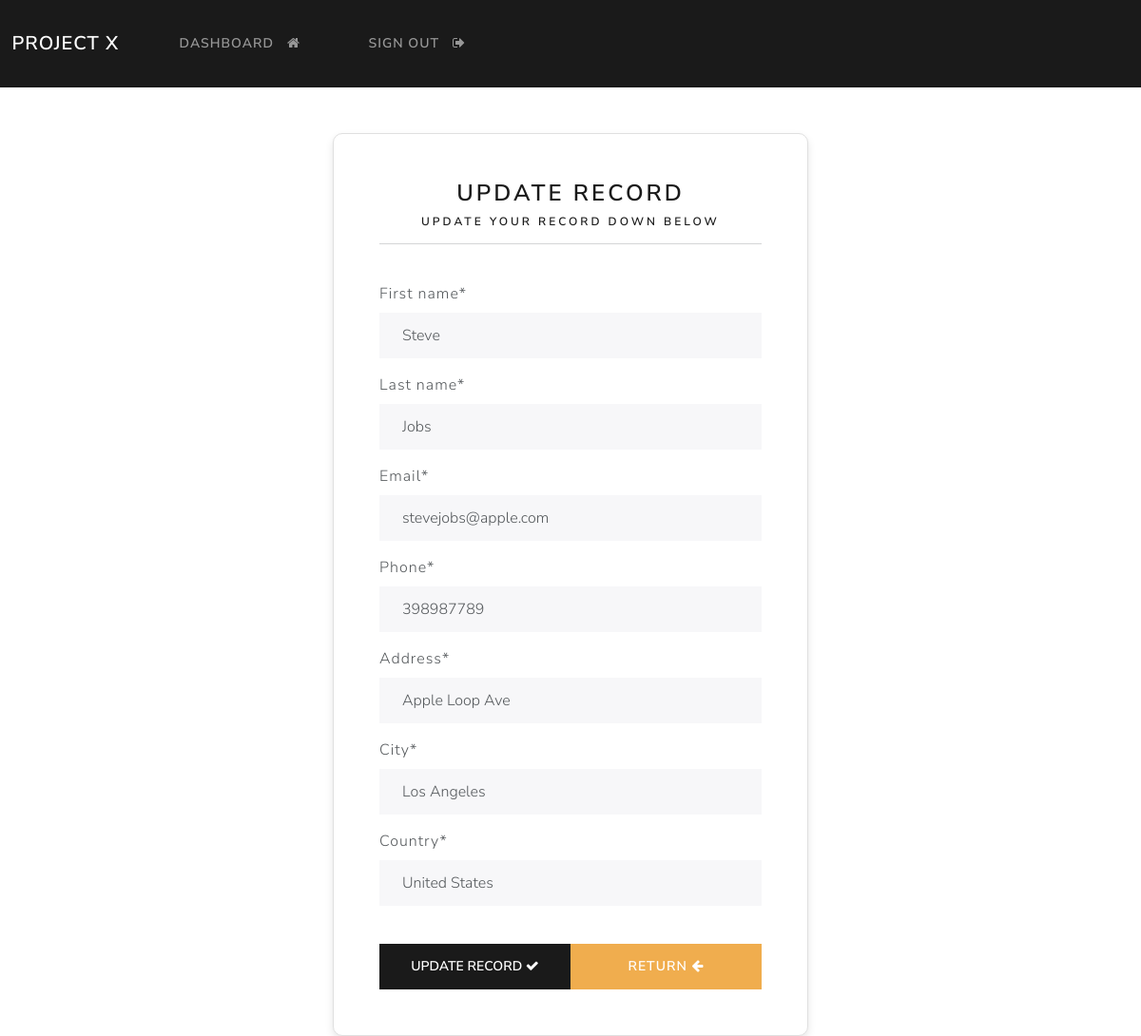
/update-record/6 (signed in), run on the app's committed database.
### webapp/models.py (models this page shows, shortened)
class Record(models.Model):
    creation_date = models.DateTimeField(auto_now_add=True)
    first_name = models.CharField(max_length=100)
    last_name = models.CharField(max_length=100)
    email = models.CharField(max_length=255)
    phone = models.CharField(max_length=20)
    address = models.CharField(max_length=300)
    city = models.CharField(max_length=200)
    country = models.CharField(max_length=20)

### webapp/views.py (the view)
# urls.py: path('update-record/<int:pk>', views.update_record, name='update-record'),
@login_required(login_url='my-login')
def update_record(request, pk):
    record = Record.objects.get(id=pk)
    form = UpdateRecordForm(instance=record)
    if request.method == 'POST':
        form = UpdateRecordForm(request.POST, instance=record)
        if form.is_valid():
            form.save()  # Save the changes to the record
            messages.success(request, "Your recorc was updated!")
            return redirect("dashboard")
    context = {'form': form}
    return render(request, 'webapp/update-record.html', context=context)

### webapp/forms.py
class UpdateRecordForm(forms.ModelForm):
    class Meta:
        model = Record
        fields = ['first_name', 'last_name', 'email', 'phone', 'address', 'city', 'country']
    def __init__(self, *args, **kwargs):
        super(UpdateRecordForm, self).__init__(*args, **kwargs)
        for field in self.fields.values():
            field.widget.attrs['class'] = 'form-control'

### webapp/templates/webapp/update-record.html (shortened to what this page needs)
{% extends 'webapp/base.html' %}
{% load crispy_forms_tags %}
{% block content %}
<body>
    <div class="container bg-light shadow-md p-5 form-layout" style="max-width: 600px; margin: auto; padding-top: 30px; padding-bottom: 30px; border-radius: 10px;">
        <h3 class="text-center">Update Record</h3>
        <h6 class="text-center">Update your record down below</h6>
        <hr>
        <br>
        <form method="POST" autocomplete="off">
            {{ form|crispy }}
            <br>
            <div class="d-flex justify-content-between">
                <button type="submit" class="btn btn-primary w-100 mr-2">Update Record&nbsp;<i class="fa fa-check"></i></button>
                <a href="{% url 'dashboard' %}" class="btn btn-secondary w-100 ml-2" style="background-color: #f0ad4e; color: white;">Return&nbsp;<i class="fa fa-arrow-left"></i></a>
            </div>
        </form>
    </div>
</body>
{% endblock %}

### crm/static/css/styles.css (style rules this page uses)
.form-layout { border-radius: 15px; width: 500px; background-color: #e9ecef; border: 1px solid #e0e0e0; padding: 20px; box-shadow: 0 4px 8px rgba(0, 0, 0, 0.1); }

### data on the page
Record: first_name "Steve", last_name "Jobs", email "stevejobs@apple.com", phone "398987789", address "Apple Loop Ave", city "Los Angeles", country "United States"
